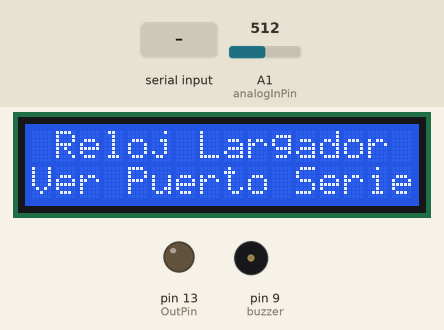
The sketch below on a simulated Arduino Uno, built with avr-gcc and run on an emulated ATmega328P. Shown: 16×2 character LCD, output pins drawn as LEDs (lit = HIGH), buzzer (waves = sounding). The inputs (shaded band) are chosen by the test bench; at power-on: A1 (analogInPin) = 512. The local clock reads 2024-03-15 10:24:30 at power-on unless the sketch sets it; what the sketch prints to the serial monitor is not drawn.

Above: at 0.9 s.
1.0 s: "4\n" received over Serial
At 1.8 s:
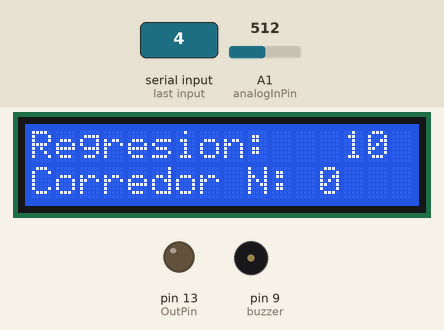
At 23.3 s:
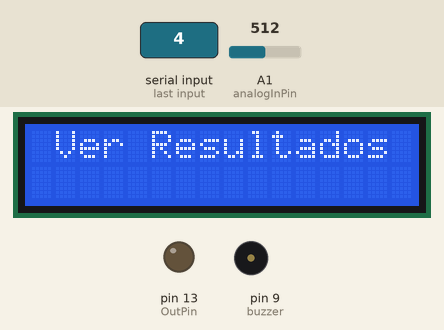
Timing chart, 0 to 23.6 s (numbered marks = the images above; inputs shaded):
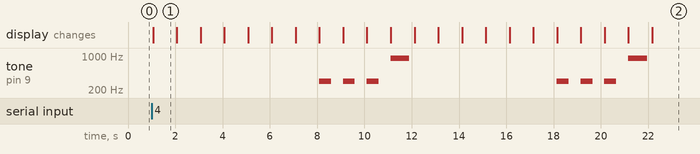

The sketch:

Proyecto_Main6.0__menu_mejorado_.ino
```cpp
// C++ code
//
#include <ThreeWire.h>
#include <RtcDS1302.h>
#include <LiquidCrystal_I2C.h>
#define boton A5
#define buzzer 9
#define analogInPin A1
#define OutPin 13
#define N 2

int sensorValue = 0;
int seconds = 10;
int secondselegido=10;
int k=0;
int a[N];

void ImprimirArreglo();
void IngresarArreglo();
void Menu();

LiquidCrystal_I2C lcd_1(0x27, 16, 2);
ThreeWire myWire(4,5,2); // IO, SCLK, CE
RtcDS1302<ThreeWire> Rtc(myWire);

void setup()
{
  lcd_1.setBacklight(1);

  pinMode(buzzer, OUTPUT);
  pinMode(OutPin, OUTPUT);
  pinMode(analogInPin, INPUT);
  pinMode(boton, INPUT);

  Serial.begin(9600);

  Rtc.Begin();
  lcd_1.init();
  lcd_1.clear();
  lcd_1.print(" Reloj Largador");
  lcd_1.setCursor(0, 1);
  lcd_1.print("Ver Puerto Serie");

  Menu();

  lcd_1.clear();
  lcd_1.print("Regresion: ");

}

void loop()
{
  if (k==N){
    int j=0;
    lcd_1.clear();
    lcd_1.print(" Ver Resultados");

    while(j!=N){
      sensorValue = analogRead(analogInPin);
      if(sensorValue > 900)
        {
          digitalWrite(OutPin, HIGH);
          RtcDateTime now = Rtc.GetDateTime();
          Serial.println("Ingrese el Numero del piloto que finalizo: ");

          while(Serial.available()==0){};
          String str = Serial.readStringUntil('\n');
          int piloto = str.toInt();

          Serial.print("Piloto Numero: ");Serial.print(piloto);Serial.print(" Hora de llegada: ");
          printDateTime(now);
          j++;
          delay(1000);
        }
      else
       {
          digitalWrite(OutPin, LOW);
       }
    }
    while(1){}
   }

  lcd_1.setCursor(0, 1);
  lcd_1.print("Corredor N: ");
  lcd_1.print(a[k]);
  lcd_1.setCursor(0, 0);

  for(int i=seconds; i>=0; i--){
    if (seconds>=10){
      lcd_1.setCursor(13, 0);
      lcd_1.print(seconds);
    }
    if (seconds<10){
      lcd_1.setCursor(13, 0);
      lcd_1.print(0);
      lcd_1.setCursor(14, 0);
      lcd_1.print(seconds);
    }

    delay(1000);
    seconds--;

    if (seconds<=3){
      tone(buzzer, 300, 500);
    }
    if (seconds==0){
      tone(buzzer, 900, 800);
      seconds=secondselegido;
    }
  }
  Serial.print("Piloto Numero: ");Serial.print(a[k]);Serial.print(" Hora de largada: ");
  RtcDateTime now = Rtc.GetDateTime();
  printDateTime(now);
  k+=1;
}

void IngresarArreglo(){

  for(int i=0; i<N; i++){
    Serial.println("Introduzca numero de piloto: ");
    while(Serial.available()==0){};
    String str = Serial.readStringUntil('\n');
    a[i] = str.toInt();
  }
}

void ImprimirArreglo(){
  Serial.println("La lista de pilotos a largar es: ");
  for (int i=0; i<N; i++){
    Serial.print(i+1);Serial.print(". ");Serial.println(a[i]);
  }
  Serial.println();
}

void Menu(){
  int i=0;
  do{
    Serial.println("\nBienvenido al menu\n1.Ingresar Corredores\n2.Mostrar Lista\n3.Segundos de Regresion\n4.Guardar\n");
    while(Serial.available()==0){;};
    String str = Serial.readStringUntil('\n');
    i = str.toInt();

    if (i==1){IngresarArreglo();}
    if (i==2){ImprimirArreglo();}
    if (i==3){
      Serial.println("Ingresar segundos de conteo(10s Valor por defecto):\n");
      while(Serial.available()==0){};
      String str = Serial.readStringUntil('\n');
      secondselegido = str.toInt();
      seconds=secondselegido;}
    if (i==4){
      Serial.println("Reloj listo para comenzar, Presione el boton rojo\n");
      lcd_1.clear();
      lcd_1.print("Reloj esta listo");
      lcd_1.setCursor(0, 1);
      lcd_1.print("Pres. boton rojo");
      while(analogRead(boton)>1000){;}
      lcd_1.clear();
    }
  } while(i!=4);
}


#define countof(a) (sizeof(a) / sizeof(a[0]))

void printDateTime(const RtcDateTime& dt)
{
    char datestring[20];

    snprintf_P(datestring,
            countof(datestring),
            PSTR("%02u:%02u:%02u"),
            dt.Hour(),
            dt.Minute(),
            dt.Second() );
    Serial.println(datestring);
}
```

Measured:
- after the input at 1.0 s, tone on pin 9 (buzzer): plays 300 Hz for 0.50 s, 300 Hz for 0.50 s, 300 Hz for 0.50 s, 900 Hz for 0.80 s, 300 Hz for 0.50 s, 300 Hz for 0.50 s … (8 notes in this stretch), starting after 7.1 s; the display: changes after 0.07 s (image 1)
- what the display in image 1 shows lasts 1.0 s, from 1.1 s to 2.1 s
